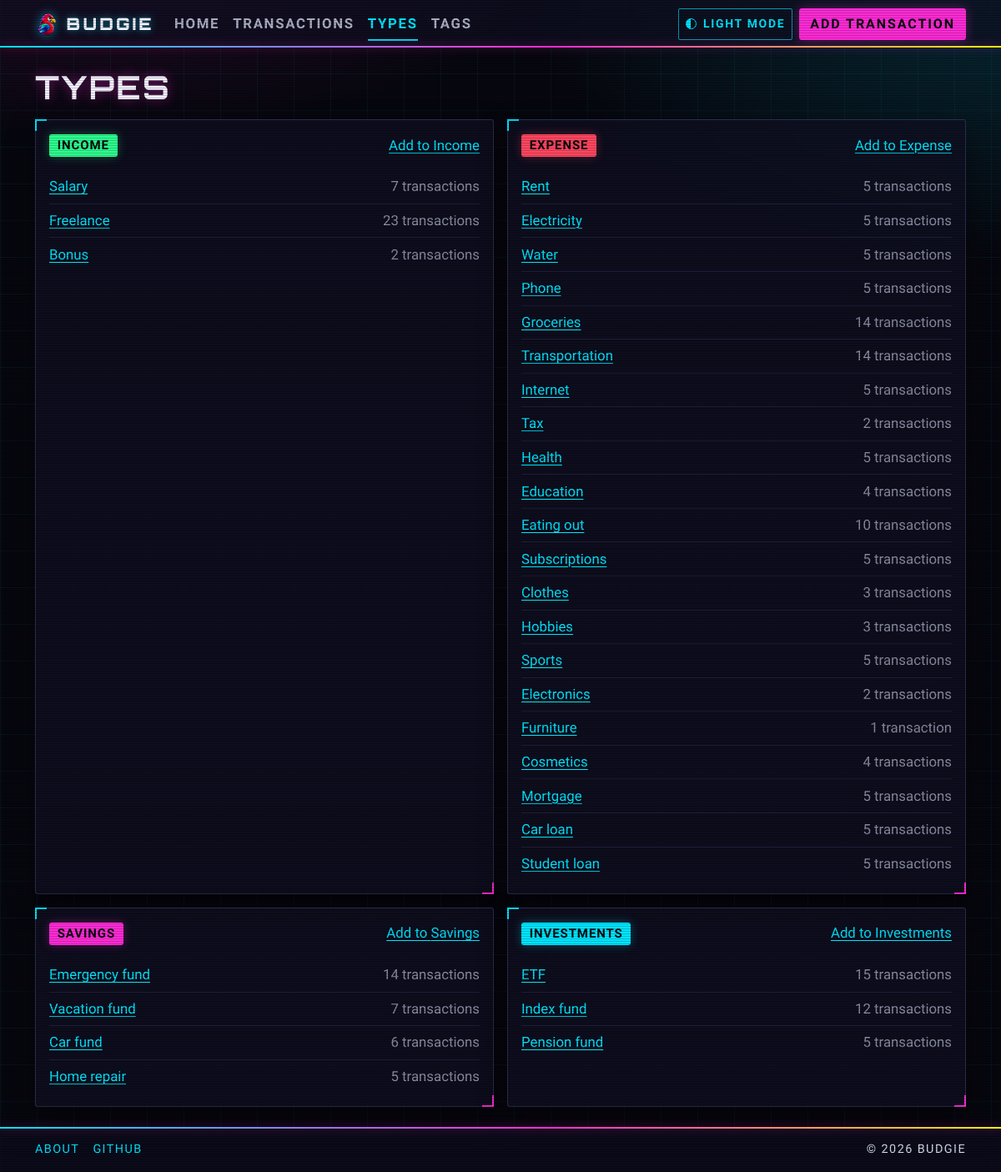
Screenshot of /types/ with the database file from the repository.
### categories/models.py (models this page shows, shortened)
class Type(TimeStampMixin):
    category = models.CharField(max_length=20, choices=Category.choices)
    name = models.CharField(
        max_length=40,
        validators=[
            MinLengthValidator(2, message="Name must be at least 2 characters."),
        ],
    )
    class Meta:
        ordering = ["category", "name"]
        unique_together = [("category", "name")]
        verbose_name = "type"
        verbose_name_plural = "types"
    @property
    def category_choice(self) -> Category:
        return Category(self.category)
    def get_absolute_url(self) -> str:
        return reverse("types:detail", kwargs={"pk": self.pk})

### categories/views.py (the view)
# urls.py: path("", TypeListView.as_view(), name="list"),
class TypeListView(ListView):
    model = Type
    def get_queryset(self):
        return super().get_queryset().annotate(transaction_count=Count("transactions"))
    def get_context_data(self, **kwargs: Any) -> dict[str, Any]:
        context = super().get_context_data(**kwargs)
        grouped = {}
        for category in Category:
            grouped[category] = []
        for budget_type in self.object_list:
            grouped[budget_type.category_choice].append(budget_type)
        context["category_groups"] = grouped
        return context

### categories/choices.py (called while the page is built)
    @property
    def badge_color(self) -> str:
        colors = {
            Category.INCOME: "success",
            Category.EXPENSE: "danger",
            Category.SAVINGS: "primary",
            Category.INVESTMENTS: "info",
        }
        return colors[self]

### common/context_processors.py (called while the page is built)
def theme(request: HttpRequest) -> dict[str, str]:
    current = request.COOKIES.get(THEME_COOKIE, DEFAULT_THEME)
    if current not in THEMES:
        current = DEFAULT_THEME
    other = "light" if current == "dark" else "dark"
    return {"theme": current, "other_theme": other}

### templates/categories/type_list.html (shortened to what this page needs)
{% extends "base.html" %}
{% block content %}
    <h1 class="mb-3">Types</h1>
    <div class="row row-cols-1 row-cols-lg-2 g-3">
        {% for category, types in category_groups.items %}
            <div class="col">
                <section class="card page-card h-100">
                    <div class="card-body">
                        <div class="d-flex flex-wrap justify-content-between align-items-center gap-2 mb-3">
                            <h2 class="h5 mb-0">
                                <span class="badge text-bg-{{ category.badge_color }}">{{ category.label }}</span>
                            </h2>
                            {% url 'types:add' as add_url %}
                            <a href="{{ add_url }}?category={{ category.value }}">Add to {{ category.label }}</a>
                        </div>
                        {% if types %}
                            <ul class="list-unstyled sub-list mb-0">
                                {% for type in types %}
                                    <li>
                                        <a href="{{ type.get_absolute_url }}">{{ type.name }}</a>
                                        <span class="text-body-secondary">
                                            {{ type.transaction_count }} transaction{{ type.transaction_count|pluralize }}
                                        </span>
                                    </li>
                                {% endfor %}
                            </ul>
                        {% else %}
                            {% include "partials/empty_state.html" with message="No types yet." %}
                        {% endif %}
                    </div>
                </section>
            </div>
        {% endfor %}
    </div>
{% endblock %}

### templates/base.html (shortened to what this page needs)
{% load static %}
<!DOCTYPE html>
<html lang="en" data-bs-theme="{{ theme }}">
<head>
    <link href="https://cdn.jsdelivr.net/npm/bootstrap@5.3.3/dist/css/bootstrap.min.css" rel="stylesheet">
    <link href="{% static 'css/theme.css' %}" rel="stylesheet">
    <link href="{% static 'css/layout.css' %}" rel="stylesheet">
    <link href="{% static 'css/components.css' %}" rel="stylesheet">
    <link href="{% static 'css/pages.css' %}" rel="stylesheet">
</head>
<body class="d-flex flex-column min-vh-100">
    {% include "partials/navbar.html" %}
    <main class="container py-4">
        {% block content %}{% endblock %}
    </main>
    {% include "partials/footer.html" %}
</body>
</html>

### templates/partials/navbar.html (shortened to what this page needs)
{% load static %}
{% with app=request.resolver_match.app_name url_name=request.resolver_match.url_name %}
<nav class="navbar navbar-expand-lg sticky-top navbar-cyber">
    <div class="container">
        <a class="navbar-brand" href="{% url 'common:home' %}">
            <img src="{% static 'images/favicon.png' %}" alt="" width="28" height="28">
            Budgie
        </a>
        <div class="collapse navbar-collapse" id="main-nav">
            <ul class="navbar-nav">
                <li class="nav-item">
                    <a class="nav-link{% if app == 'common' and url_name == 'home' %} active{% endif %}" href="{% url 'common:home' %}">Home</a>
                </li>
                <li class="nav-item">
                    <a class="nav-link{% if app == 'transactions' and url_name == 'list' %} active{% endif %}" href="{% url 'transactions:list' %}">Transactions</a>
                </li>
                <li class="nav-item">
                    <a class="nav-link{% if app == 'types' %} active{% endif %}" href="{% url 'types:list' %}">Types</a>
                </li>
                <li class="nav-item">
                    <a class="nav-link{% if app == 'tags' %} active{% endif %}" href="{% url 'tags:list' %}">Tags</a>
                </li>
            </ul>
            <div class="d-flex flex-column flex-lg-row gap-2 ms-lg-auto py-2 py-lg-0">
                <a class="btn btn-sm btn-outline-secondary theme-switch" href="{% url 'common:theme' other_theme %}?next={{ request.get_full_path|urlencode }}">
                    {% if other_theme == "light" %}Light mode{% else %}Dark mode{% endif %}
                </a>
                <a class="btn btn-primary" href="{% url 'transactions:add' %}">Add transaction</a>
            </div>
        </div>
    </div>
</nav>
{% endwith %}

### templates/partials/footer.html
<footer class="site-footer py-3 mt-auto">
    <div class="container d-flex flex-wrap gap-3">
        <a href="{% url 'common:about' %}">About</a>
        <a href="https://github.com/rheinitz/budgie">GitHub</a>
        <span class="ms-auto">© {% now "Y" %} Budgie</span>
    </div>
</footer>

### static/css/theme.css (style rules this page uses)
:root { --cp-font-display: "Orbitron", "Segoe UI", sans-serif; --cp-font-body: "Rajdhani", "Segoe UI", sans-serif; --cp-font-mono: "Share Tech Mono", ui-monospace, monospace; --bs-body-font-family: var(--cp-font-body); --bs-body-font-size: 1.05rem; --bs-body-font-weight: 500; --bs-border-radius: 3px; --bs-border-radius-sm: 2px; --bs-border-radius-lg: 4px; --bs-border-radius-xl: 6px; }
:root[data-bs-theme="dark"] { --cp-cyan-rgb: 0, 229, 255; --cp-magenta-rgb: 255, 43, 214; --cp-yellow-rgb: 252, 238, 10; --cp-surface-rgb: 16, 16, 34; --cp-input-rgb: 8, 8, 20; --cp-line-rgb: 120, 130, 200; --cp-grid-rgb: 0, 229, 255; --cp-on-accent: #07070d; --cp-on-warning: #07070d; --cp-glow: 0.5; --cp-scanline: rgba(0, 0, 0, 0.2); --cp-heading-shadow: 0 0 14px rgba(255, 43, 214, 0.45); --cp-text-glow: 0 0 8px currentColor; --cp-card-shadow: 0 14px 34px rgba(0, 0, 0, 0.45); --bs-body-bg: #07070f; --bs-body-bg-rgb: 7, 7, 15; --bs-body-color: #d9dcf2; --bs-body-color-rgb: 217, 220, 242; --bs-emphasis-color: #ffffff; --bs-heading-color: #f2f3ff; --bs-secondary-color: rgba(217, 220, 242, 0.62); --bs-border-color: rgba(120, 130, 200, 0.3); --bs-link-color: #00e5ff; --bs-link-color-rgb: 0, 229, 255; --bs-link-hover-color: #ff2bd6; --bs-link-hover-color-rgb: 255, 43, 214; --bs-primary: #ff2bd6; --bs-primary-rgb: 255, 43, 214; --bs-secondary: #8b90c0; --bs-secondary-rgb: 139, 144, 192; --bs-success: #2dff8f; --bs-success-rgb: 45, 255, 143; --bs-info: #00e5ff; --bs-info-rgb: 0, 229, 255; --bs-warning: #fcee0a; --bs-warning-rgb: 252, 238, 10; --bs-danger: #ff4760; --bs-danger-rgb: 255, 71, 96; --bs-dark: #23233a; --bs-dark-rgb: 35, 35, 58; --bs-form-invalid-color: #ff4760; --bs-form-invalid-border-color: #ff4760; }

### rows the page displays
Type: label "INCOME", label "Income", name "Salary", transaction_count "7"
Type: name "Freelance", transaction_count "23"
Type: name "Bonus", transaction_count "2"
Type: name "Rent", transaction_count "5"
Type: name "Electricity", transaction_count "5"
Type: name "Water", transaction_count "5"
Type: name "Phone", transaction_count "5"
Type: name "Groceries", transaction_count "14"
Type: name "Transportation", transaction_count "14"
Type: name "Internet", transaction_count "5"
Type: name "Tax", transaction_count "2"
Type: name "Health", transaction_count "5"
Type: name "Education", transaction_count "4"
Type: name "Eating out", transaction_count "10"
Type: name "Subscriptions", transaction_count "5"
Type: name "Clothes", transaction_count "3"
Type: name "Hobbies", transaction_count "3"
Type: name "Sports", transaction_count "5"
Type: name "Electronics", transaction_count "2"
Type: name "Furniture", transaction_count "1"
Type: name "Cosmetics", transaction_count "4"
Type: name "Mortgage", transaction_count "5"
Type: name "Car loan", transaction_count "5"
Type: name "Student loan", transaction_count "5"
Type: label "SAVINGS", label "Savings", name "Emergency fund", transaction_count "14"
Type: name "Vacation fund", transaction_count "7"
Type: name "Car fund", transaction_count "6"
Type: name "Home repair", transaction_count "5"
Type: label "INVESTMENTS", label "Investments", name "ETF", transaction_count "15"
Type: name "Index fund", transaction_count "12"
Type: name "Pension fund", transaction_count "5"

### other values shown
{{ category.label }} "EXPENSE"
{{ category.label }} "Expense"
